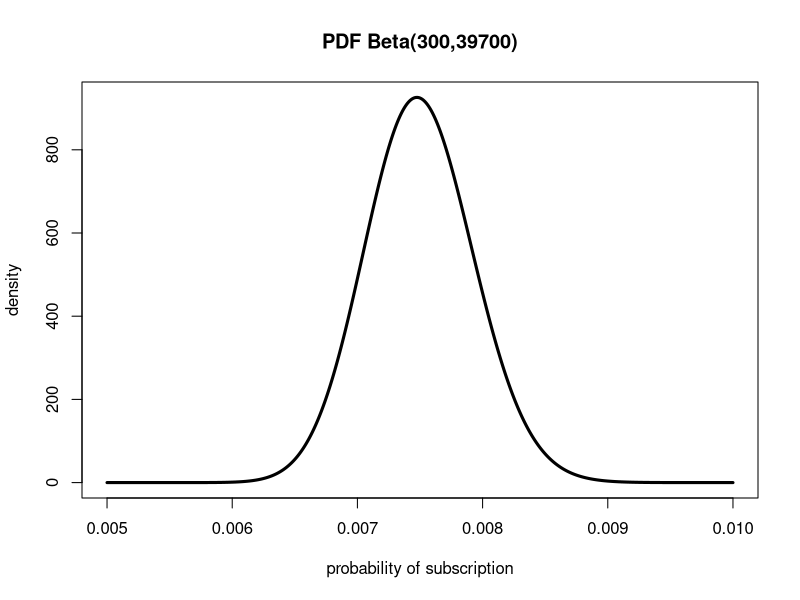
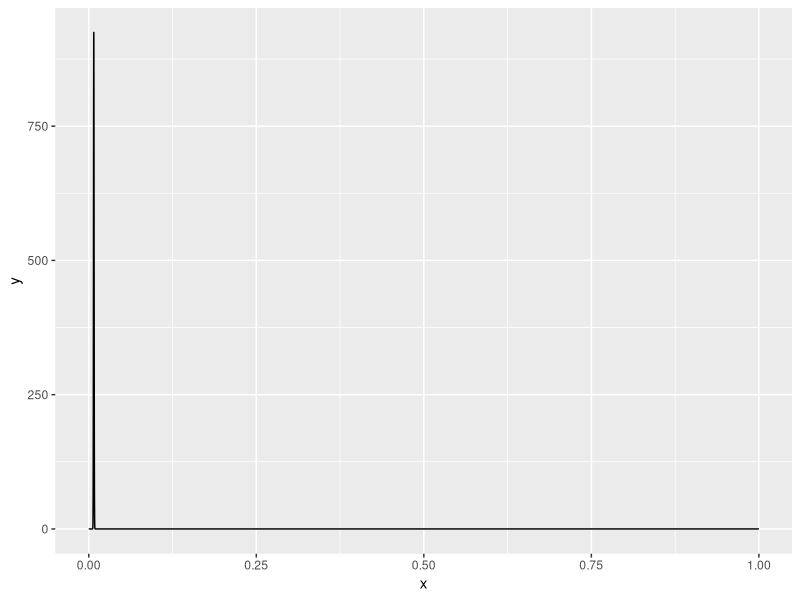
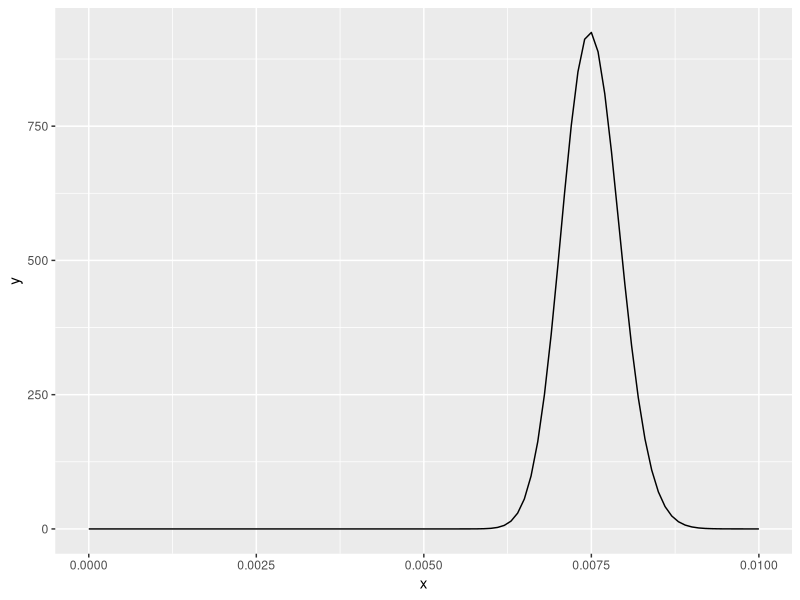
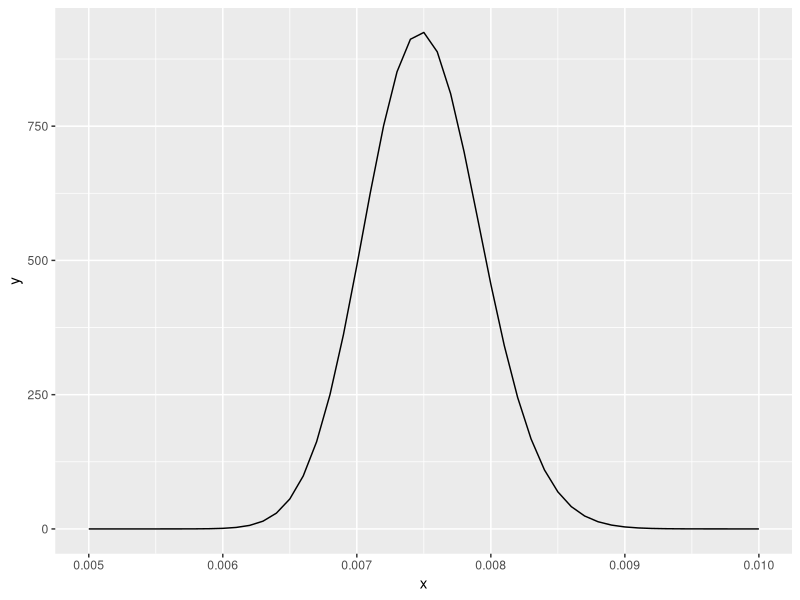
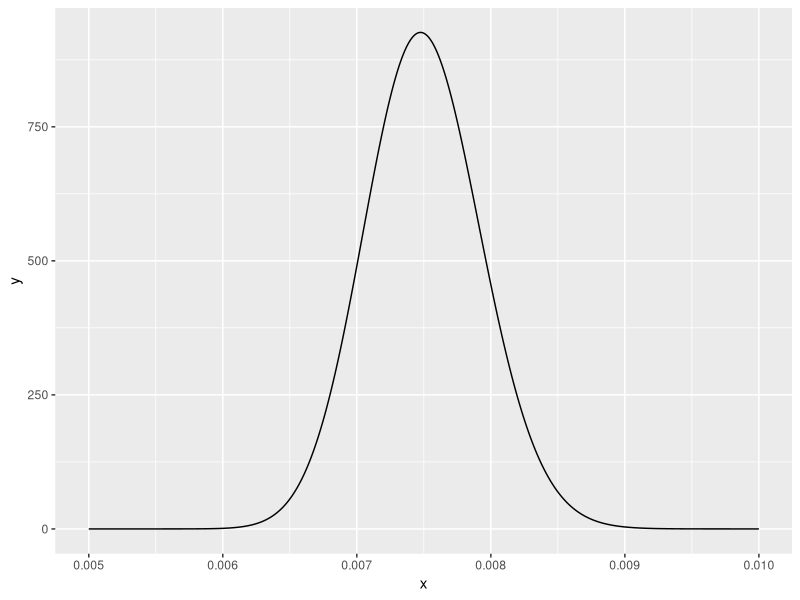
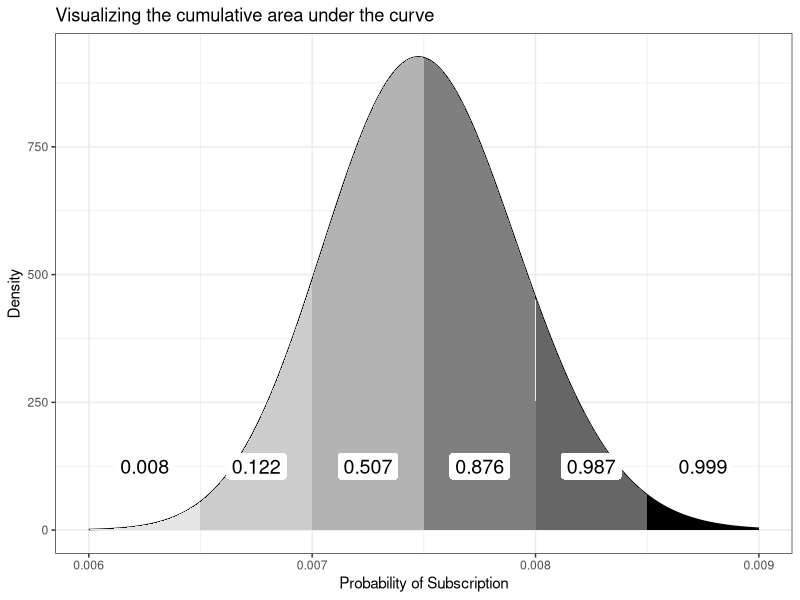
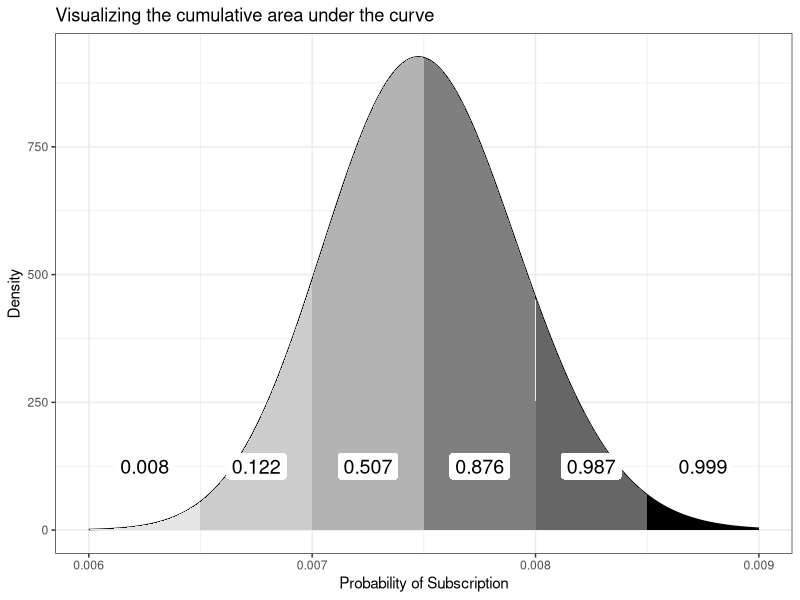
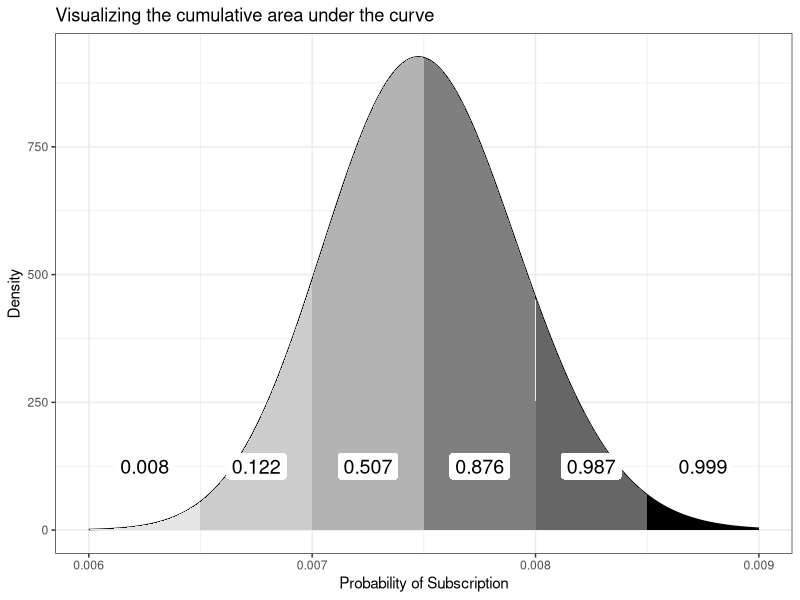

R code for these plots, in order:
## ---- chunk 1
#| label: integrate-higher-lower
#| attr-source: '#lst-integrate-higher-lower lst-cap="How much more likely it is that the true conversion rate is 0.001 higher or lower"'
integrate(function(x)
    dbeta(x, 300, 39700), 0, 0.0065)

integrate(function(x)
    dbeta(x, 300, 39700), 0.0085, 1)
## ---- chunk 2
#| label: integrate-extremes
#| attr-source: '#lst-integrate-extremes lst-cap="How much likelier is one extreme than the other"'
integrate(function(x)
    dbeta(x, 300, 39700), 0.0085, 1)[["value"]] /
integrate(function(x)
    dbeta(x, 300, 39700), 0, 0.0065)[["value"]]
## ---- chunk 3
#| label: draw-pdf-with-base-r
#| attr-source: '#lst-draw-pdf-with-base-r lst-cap="Working with the PDF in base R"'
xs <- seq(0.005, 0.01, by = 0.00001)
xs.all <- seq(0, 1, by = 0.0001)
plot(
    xs,
    dbeta(xs, 300, 40000 - 300),
    type = 'l',
    lwd = 3,
    ylab = "density",
    xlab = "probability of subscription",
    main = "PDF Beta(300,39700)"
)
## ---- chunk 4
#| label: calc-beta-less-0.0065
#| attr-source: '#lst-calc-beta-less-0.0065 lst-cap="Calculate the probability that Beta(300,39700) is less than 0.0065"'

pbeta(0.0065,300,39700)
## ---- chunk 5
#| label: calc-beta-greater-0.0085
#| attr-source: '#lst-calc-beta-greater-0.0085 lst-cap="Calculate the true probability that the conversion rate is greater than 0.0085"'

pbeta(1,300,39700) - pbeta(0.0085,300,39700)
## ---- chunk 6
#| label: calc-beta-3-or-fewer-heads-5-tosses
#| attr-source: '#lst-calc-beta-3-or-fewer-heads-5-tosses lst-cap="Calculate the probability of getting three or fewer heads in five coin tosses"'

pbinom(3, 5, 0.5)
## ---- chunk 7
#| label: qbeta-less-99.9
#| attr-source: '#lst-qbeta-less-99.9 lst-cap="Value that we 99.9 percent certain that the true conversion rate for our emails is less than 0.0089"' 

qbeta(0.999, 300, 39700)
## ---- chunk 8
#| label: get-95-conf-int
#| attr-source: '#lst-get-95-conf-int lst-cap="Calculate the 95% confidence interval"'
glue::glue("The lower bound is {round(qbeta(0.025,300,39700), 7)} and the upper bound is {round(qbeta(0.975,300,39700) ,7)}.")
## ---- chunk 9
#| label: exr-13-2
#| attr-source: '#lst-exr-13-2 lst-cap="Calculate the 99% confidence interval"'

x <-  c(7.8, 9.4, 10.0, 7.9, 9.4, 7.0, 7.0, 7.1, 8.9, 7.4)

glue::glue("The lower bound is {round(qnorm(0.0005,mean(x), sd(x)), 2)} and the upper bound is {round(qnorm(0.9995,mean(x), sd(x)), 2)}.")
## ---- chunk 10
#| label: exr-13-3
#| attr-source: '#lst-exr-13-3 lst-cap="Calculate the 95 percent confidence interval for how many candy bars will be sold"'

glue::glue("The lower bound is {round(qbeta(0.025, 10, 20), 2)}% and the upper bound is {round(qbeta(0.975, 10, 20), 2)}%.")

glue::glue("This means that she will with 95% probability get between 40 * 0.18 = {40 * 0.18} and 40 * 0.51 = {40 * 0.51} candy bars.")

glue::glue("But she can only sell complete bars: Therefore she will sell between {floor(40 * 0.18)} and {floor(40 * 0.51)} candy bars.")

## ---- chunk 11
tibble::tibble(x = seq(0, 1, .0001),
               y = dbeta(x, 300, 39700)) |> 
    ggplot2::ggplot(ggplot2::aes(x = x, y = y)) +
    ggplot2::geom_line()
## ---- chunk 12
tibble::tibble(x = seq(0, 0.01, .0001),
               y = dbeta(x, 300, 39700)) |> 
    ggplot2::ggplot(ggplot2::aes(x = x, y = y)) +
    ggplot2::geom_line()
## ---- chunk 13
tibble::tibble(x = seq(0.005, 0.01, .0001),
               y = dbeta(x, 300, 39700)) |> 
    ggplot2::ggplot(ggplot2::aes(x = x, y = y)) +
    ggplot2::geom_line()
## ---- chunk 14
tibble::tibble(x = seq(0.005, 0.01, .00001),
               y = dbeta(x, 300, 39700)) |> 
    ggplot2::ggplot(ggplot2::aes(x = x, y = y)) +
    ggplot2::geom_line()
## ---- chunk 15
#| label: fig-pb-13-2a
#| fig-cap: "Visualizing the cumulative area under the curve"
#| attr-source: '#lst-fig-pb-13-2a lst-cap="Highlighting the cumulative area under the curve"'
#| out.width: 70%
#| fig.align: center

x_lower <-  seq(0.006, 0.0085, 0.0005)
x_upper <-  seq(0.0065, 0.009, 0.0005)
text_pos <- seq(0.00625, 0.00875, 0.0005)
colors <- c("gray90", "gray80", "gray70", "gray50", "gray40", "black") 

df_13_2 <- 
tibble::tibble(x = seq(0.006, 0.009, length.out = 6000),
               y = dbeta(x, 300, 39700))

ggplot2::ggplot(df_13_2, ggplot2::aes(x = x, y = y)) +
ggplot2::geom_line() +
        ggplot2::geom_area(data = df_13_2 |>
                           dplyr::filter(x >= x_lower[1] & x <  x_upper[1]),
                           fill = colors[1]
                           ) +
        ggplot2::annotate(geom = "label", x = text_pos[1], 
                          size = 5, y = 125, color = "black", fill = "white", label.size = NA,
                          label = round(integrate(function(x) 
                  dbeta(x, 300, 39700), x_lower[1], x_upper[1])[["value"]], 3)) +
    
        ggplot2::geom_area(data = df_13_2 |> 
                           dplyr::filter(x >= x_lower[2] & x <  x_upper[2]),
                           fill = colors[2]
                           ) +
        ggplot2::annotate(geom = "label", x = text_pos[2], size = 5, y = 125, color = "black", fill = "white", label.size = NA,
            label = round(integrate(function(x) 
              dbeta(x, 300, 39700), x_lower[1], x_upper[2])[["value"]], 3)) +

        ggplot2::geom_area(data = df_13_2 |> 
                           dplyr::filter(x >= x_lower[3] & x <  x_upper[3]),
                           fill = colors[3]
                           ) +
        ggplot2::annotate(geom = "label", x = text_pos[3], size = 5, y = 125, color = "black", fill = "white", label.size = NA, 
            label = round(integrate(function(x) 
              dbeta(x, 300, 39700), x_lower[1], x_upper[3])[["value"]], 3)) +

        ggplot2::geom_area(data = df_13_2 |> 
                           dplyr::filter(x >= x_lower[4] & x <  x_upper[4]),
                           fill = colors[4]
                           ) +
        ggplot2::annotate(geom = "label", x = text_pos[4], size = 5, y = 125, color = "black", fill = "white", label.size = NA, 
            label = round(integrate(function(x) 
              dbeta(x, 300, 39700), x_lower[1], x_upper[4])[["value"]], 3)) +

        ggplot2::geom_area(data = df_13_2 |> 
                           dplyr::filter(x >= x_lower[5] & x <  x_upper[5]),
                           fill = colors[5]
                           ) +
        ggplot2::annotate("label", x = text_pos[5], size = 5, y = 125, color = "black", fill = "white", label.size = NA, 
            label = round(integrate(function(x) 
              dbeta(x, 300, 39700), x_lower[1], x_upper[5])[["value"]], 3)) +

        ggplot2::geom_area(data = df_13_2 |> 
                           dplyr::filter(x >= x_lower[6] & x <  x_upper[6]),
                           fill = colors[6]
                           ) +
        ggplot2::annotate(geom = "label", x = text_pos[6], size = 5, y = 125, color = "black", fill = "white", label.size = NA, 
            label = round(integrate(function(x) 
              dbeta(x, 300, 39700), x_lower[1], x_upper[6])[["value"]], 3)) +

ggplot2::theme_bw() +
ggplot2::labs(
    title = "Visualizing the cumulative area under the curve",
    x = "Probability of Subscription",
    y = "Density"
)

## ---- chunk 16
#| label: fig-pb-13-2b
#| fig-cap: "Visualizing the cumulative area under the curve"
#| attr-source: '#lst-fig-pb-13-2b lst-cap="Highlighting the cumulative area under the curve"'
#| out.width: 70%
#| fig.align: center


x_lower <-  seq(0.006, 0.0085, 0.0005)
x_upper <-  seq(0.0065, 0.009, 0.0005)
label_x_pos <- seq(0.00625, 0.00875, 0.0005)
colors <- c("gray90", "gray80", "gray70", "gray50", "gray40", "black") 

cum_rate = 0
for (i in 1:6) {
    cum_rate[i] <- 
    round(integrate(function(x) 
                      dbeta(x, 300, 39700), x_lower[1], x_upper[i])[["value"]], 3) 
}

add_label <- function(x_pos, txt) {
    ggplot2::annotate(
        geom = "label",
        x = x_pos,
        y = 125,
        size = 5,
        label = txt,
        label.size = NA
    )
}


highlight_one_area <- function(df, i) {
        ggplot2::geom_area(data = df |>
                       dplyr::filter(x >= x_lower[i] & x <  x_upper[i]),
                       fill = colors[i])
}



df_13_2 <- 
    tibble::tibble(x = seq(0.006, 0.009, length.out = 6000),
                   y = dbeta(x, 300, 39700)) 


p_13_2 <- 
    ggplot2::ggplot(df_13_2, ggplot2::aes(x = x, y = y)) +
    ggplot2::geom_line() +
    highlight_one_area(df_13_2, 1) +
    highlight_one_area(df_13_2, 2) +
    highlight_one_area(df_13_2, 3) +
    highlight_one_area(df_13_2, 4) +
    highlight_one_area(df_13_2, 5) +
    highlight_one_area(df_13_2, 6) +
    add_label(label_x_pos, cum_rate) +
    ggplot2::theme_bw() +
    ggplot2::labs(
        title = "Visualizing the cumulative area under the curve",
        x = "Probability of Subscription",
        y = "Density"
    )

p_13_2

## ---- chunk 17
#| label: fig-pb-13-2c
#| fig-cap: "Visualizing the cumulative area under the curve"
#| attr-source: '#lst-fig-pb-13-2c lst-cap="Highlighting the cumulative area under the curve"'
#| out.width: 70%
#| fig.align: center

########### Vectors ##############

x_lower <-  seq(0.006, 0.0085, 0.0005)
x_upper <-  seq(0.0065, 0.009, 0.0005)
label_x_pos <- seq(0.00625, 0.00875, 0.0005)
colors <- c("gray90", "gray80", "gray70", "gray50", "gray40", "black") 

########### Functions ############


cum_rate = 0
for (i in 1:6) {
    cum_rate[i] <- 
    round(integrate(function(x) 
                      dbeta(x, 300, 39700), x_lower[1], x_upper[i])[["value"]], 3) 
}

add_label <- function(x_pos, txt) {
    ggplot2::annotate(
        geom = "label",
        x = x_pos,
        y = 125,
        size = 5,
        label = txt,
        label.size = NA
    )
}

highlight_areas <- function(df, i) {
        ggplot2::geom_area(data = df |>
                       dplyr::filter(x >= x_lower[i] & x <  x_upper[i]),
                       fill = colors[i])
}

######### Graph plotting ############

df_13_2 <- 
    tibble::tibble(x = seq(0.006, 0.009, length.out = 6000),
                   y = dbeta(x, 300, 39700)) 

p_13_2 <- 
    ggplot2::ggplot(df_13_2, ggplot2::aes(x = x, y = y)) +
    ggplot2::geom_line() +
    purrr::map(1:6, highlight_areas, df = df_13_2) +
    add_label(label_x_pos, cum_rate) +
    ggplot2::theme_bw() +
    ggplot2::labs(
        title = "Visualizing the cumulative area under the curve",
        x = "Probability of Subscription",
        y = "Density"
    )

p_13_2


## ---- chunk 18
#| label: fig-pb-13-3
#| fig-cap: "Plotting just the cumulative probability from Figure 13-2"
#| attr-source: '#lst-fig-pb-13-3 lst-cap="Plot the cumulative area under the curve"'
#| out.width: 70%
#| fig.align: center

df_13_3 <- 
tibble::tibble(x = seq(0.006, 0.009, 0.0005),
               y = pbeta(x, 300, 39700)) 

    ggplot2::ggplot(df_13_3, ggplot2::aes(x = x, y = y)) +
    ggplot2::geom_point() +
    ggplot2::theme_bw() +
    ggplot2::labs(
        title = "The cumulative distribution function",
        x = "Subscription rate",
        y = "Cumulative Probability"
    )
## ---- chunk 19
#| label: fig-pb-13-4a
#| fig-cap: "The CDF for our problem"
#| attr-source: '#lst-fig-pb-13-4a lst-cap="Plot the Cumulative Distribution Function (CDF)"'
#| out.width: 70%
#| fig.align: center

df_13_4a <- 
tibble::tibble(x = seq(0.005, 0.01, 1e-6),
               y = pbeta(x, 300, 39700)) 

    ggplot2::ggplot(df_13_4a, ggplot2::aes(x = x, y = y)) +
    ggplot2::geom_line() +
    ggplot2::theme_bw() +
    ggplot2::labs(
        title = "The cumulative distribution function",
        x = "Subscription rate",
        y = "Cumulative Probability"
    )
## ---- chunk 20
#| label: fig-pb-13-4b
#| fig-cap: "The ECDF for our problem"
#| attr-source: '#lst-fig-pb-13-4b lst-cap="Plot the Empirical Cumulative Distribution Function (ECDF)"'
#| out.width: 70%
#| fig.align: center

df_13_4b <- 
tibble::tibble(x = seq(0.005, 0.01, 1e-4),
               y = rbeta(x, 300, 39700)) 


ggplot2::ggplot(df_13_4b, ggplot2::aes(y)) +
    ggplot2::stat_ecdf(geom = "step") +
    ggplot2::theme_bw() +
    ggplot2::labs(
        title = "The empirical cumulative distribution function (ECDF)",
        x = "x",
        y = "ECDF"
    )
## ---- chunk 21
#| label: fig-pb-13-4c
#| fig-cap: "The ECDF for our problem"
#| attr-source: '#lst-fig-pb-13-4c lst-cap="Plot the Cumulative Distribution Function (CDF)"'
#| out.width: 70%
#| fig.align: center

df_13_4c <- 
tibble::tibble(x = seq(0.005, 0.01, 1e-4),
               y = rbeta(x, 300, 39700)) 


ggplot2::ggplot(df_13_4c, ggplot2::aes(y)) +
    ggplot2::stat_ecdf(geom = "point") +
    ggplot2::theme_bw() +
    ggplot2::labs(
        title = "The empirical cumulative distribution function (ECDF)",
        x = "x",
        y = "ECDF"
    )
## ---- chunk 22
#| label: fig-pb-13-4d
#| fig-cap: "The ECDF for our problem"
#| attr-source: '#lst-fig-pb-13-4d lst-cap="Plot the Empirical Cumulative Distribution Function (ECDF)"'
#| out.width: 70%
#| fig.align: center

df_13_4d <- 
tibble::tibble(x = seq(0.005, 0.01, 1e-6),
               y = rbeta(x, 300, 39700)) 


ggplot2::ggplot(df_13_4d, ggplot2::aes(y)) +
    ggplot2::stat_ecdf(geom = "step") +
    ggplot2::theme_bw() +
    ggplot2::labs(
        title = "The empirical cumulative distribution function (ECDF)",
        x = "x",
        y = "ECDF"
    )
## ---- chunk 23
#| label: fig-pb-13-5
#| fig-cap: "Estimating the median visually using the CDF"
#| attr-source: '#lst-fig-pb-15 lst-cap="Estimate and display median using the CDF"'
#| out.width: 70%
#| fig.align: center


median_beta <- round(qbeta(0.5, 300, 39700), 5)

df_13_5 <- 
tibble::tibble(x = seq(0.005, 0.01, 1e-6),
               y = pbeta(x, 300, 39700)) 

    ggplot2::ggplot(df_13_5, ggplot2::aes(x = x, y = y)) +
    ggplot2::geom_line() +
    ggplot2::geom_segment(ggplot2::aes(x = 0.005, y = 0.50, 
                          xend = median_beta, yend = 0.50),
                          lineend = "square", linejoin = "bevel", color = "steelblue",
                          size = 0.8, arrow = ggplot2::arrow(length = ggplot2::unit(0.5, "cm"))) +
    ggplot2::geom_segment(ggplot2::aes(x = median_beta, y = 0.50, 
                      xend = median_beta, yend = 0.00),
                      lineend = "square", linejoin = "bevel", color = "steelblue",
                      size = 0.8, arrow = ggplot2::arrow(length = ggplot2::unit(0.5, "cm"))) +
    ggplot2::annotate("text", y = 0.625, x = 0.0087,
                      label = "median = qbeta(0.5, 300, 39700)") +
        ggplot2::annotate("text", y = 0.55, x = 0.0087,
                      label = glue::glue("= {median_beta}")) +
    ggplot2::theme_bw() +
    ggplot2::labs(
        title = "Estimating median",
        x = "Probability of subscription",
        y = "Cumulative Probability"
    )
## ---- chunk 24
#| label: fig-pb-13-6a
#| fig-cap: "Visually performing integration using the CDF: First step"
#| attr-source: '#lst-fig-pb-13-6a lst-cap="Approximate the integration of a range of the CDF: First step"'
#| out.width: 70%
#| fig.align: center

df_13_6 <- 
tibble::tibble(x = seq(0.005, 0.01, 1e-6),
               y = pbeta(x, 300, 39700)) 

    ggplot2::ggplot(df_13_6, ggplot2::aes(x = x, y = y)) +
    ggplot2::geom_line() +
    ggplot2::geom_vline(xintercept = 0.0075, color = "steelblue",
                        linetype = "dashed") +
    ggplot2::geom_vline(xintercept = 0.0085, color = "steelblue",
                        linetype = "dashed") +
    ggplot2::theme_bw() +
    ggplot2::labs(
        title = "Estimating P(x > 0.0075 and x < 0.0085)",
        x = "Probability of subscription",
        y = "Cumulative Probability"
    )
## ---- chunk 25
#| label: fig-pb-13-6b
#| fig-cap: "Visually performing integration using the CDF: Second step"
#| attr-source: '#lst-fig-pb-13-6b lst-cap="Approximate the integration of a range of the CDF: Second step"'
#| out.width: 70%
#| fig.align: center

df_13_6 <- 
tibble::tibble(x = seq(0.005, 0.01, 1e-6),
               y = pbeta(x, 300, 39700)) 

    ggplot2::ggplot(df_13_6, ggplot2::aes(x = x, y = y)) +
    ggplot2::geom_line() +
    ggplot2::geom_vline(xintercept = 0.0075, color = "steelblue",
                        linetype = "dashed") +
    ggplot2::geom_vline(xintercept = 0.0085, color = "steelblue",
                        linetype = "dashed") +

    ggplot2::geom_hline(yintercept = 0.5, color = "steelblue",
                    linetype = "dashed") +
    ggplot2::geom_hline(yintercept = 0.98, color = "orange",
        linetype = "dashed") +
    ggplot2::geom_hline(yintercept = 0.99, color = "steelblue",
            linetype = "dashed") +
    ggplot2::theme_bw() +
    ggplot2::labs(
        title = "Estimating P(x > 0.0075 and x < 0.0085)",
        x = "Probability of subscription",
        y = "Cumulative Probability"
    )
## ---- chunk 26
#| label: fig-pb-13-6c
#| fig-cap: "Visually performing integration using the CDF: Third step"
#| attr-source: '#lst-fig-pb-13-6c lst-cap="Approximate the integration of a range of the CDF: Third step"'
#| out.width: 70%
#| fig.align: center

df_13_6 <- 
tibble::tibble(x = seq(0.005, 0.01, 1e-6),
               y = pbeta(x, 300, 39700)) 

    ggplot2::ggplot(df_13_6, ggplot2::aes(x = x, y = y)) +
    ggplot2::geom_line() +
    ggplot2::geom_segment(
          ggplot2::aes(xend = 0.005, yend = 0.50, 
              x = 0.00750, y = 0.50),
              lineend = "square", linejoin = "bevel", color = "steelblue",
              size = 0.8, arrow = ggplot2::arrow(length = ggplot2::unit(0.5, "cm"))) +
    ggplot2::geom_segment(
          ggplot2::aes(xend = 0.0075, yend = 0.50, 
              x = 0.0075, y = 0.00),
              lineend = "square", linejoin = "bevel", color = "steelblue",
              size = 0.8, arrow = ggplot2::arrow(length = ggplot2::unit(0.5, "cm"))) +

    ggplot2::geom_segment(
          ggplot2::aes(x = 0.0085, y = 0,
              xend = 0.0085, yend = 0.99),
              lineend = "square", linejoin = "bevel", color = "steelblue",
              size = 0.8, arrow = ggplot2::arrow(length = ggplot2::unit(0.5, "cm"))) +
    ggplot2::geom_segment(
          ggplot2::aes(x = 0.0085, y = 0.99,
              xend = 0.005, yend = 0.99),
              lineend = "square", linejoin = "bevel", color = "steelblue",
              size = 0.8, arrow = ggplot2::arrow(length = ggplot2::unit(0.5, "cm"))) +
  
    ggplot2::theme_bw() +
    ggplot2::labs(
        title = "Estimating P(x > 0.0075 and x < 0.0085)",
        x = "Probability of subscription",
        y = "Cumulative Probability"
    )
## ---- chunk 27
#| label: fig-pb-13-6d
#| fig-cap: "Visually performing integration using the CDF: Fourth step"
#| attr-source: '#lst-fig-pb-13-6d lst-cap="Approximate the integration of a range of the CDF: Fourth step"'
#| out.width: 70%
#| fig.align: center

df_13_6 <- 
tibble::tibble(x = seq(0.005, 0.01, 1e-6),
               y = pbeta(x, 300, 39700)) 

    ggplot2::ggplot(df_13_6, ggplot2::aes(x = x, y = y)) +
    ggplot2::geom_line() +
    ggplot2::geom_segment(
          ggplot2::aes(xend = 0.005, yend = 0.50, 
              x = 0.00750, y = 0.50),
              lineend = "square", linejoin = "bevel", color = "steelblue",
              size = 0.8, arrow = ggplot2::arrow(length = ggplot2::unit(0.5, "cm"))) +
    ggplot2::geom_segment(
          ggplot2::aes(xend = 0.0075, yend = 0.50, 
              x = 0.0075, y = 0.00),
              lineend = "square", linejoin = "bevel", color = "steelblue",
              size = 0.8, arrow = ggplot2::arrow(length = ggplot2::unit(0.5, "cm"))) +

    ggplot2::geom_segment(
          ggplot2::aes(x = 0.0085, y = 0,
              xend = 0.0085, yend = 0.99),
              lineend = "square", linejoin = "bevel", color = "steelblue",
              size = 0.8, arrow = ggplot2::arrow(length = ggplot2::unit(0.5, "cm"))) +
    ggplot2::geom_segment(
          ggplot2::aes(x = 0.0085, y = 0.99,
              xend = 0.005, yend = 0.99),
              lineend = "square", linejoin = "bevel", color = "steelblue",
              size = 0.8, arrow = ggplot2::arrow(length = ggplot2::unit(0.5, "cm"))) +
        
    ggplot2::geom_segment(
          ggplot2::aes(x = 0.0055, y = 0.5,
              xend = 0.0055, yend = 0.99),
              lineend = "square", linejoin = "bevel", color = "red",
              size = 0.8, arrow = ggplot2::arrow(length = ggplot2::unit(0.5, "cm"))) +
    ggplot2::geom_segment(
          ggplot2::aes(xend = 0.0055, yend = 0.5,
              x = 0.0055, y = 0.99),
              lineend = "square", linejoin = "bevel", color = "red",
              size = 0.8, arrow = ggplot2::arrow(length = ggplot2::unit(0.5, "cm"))) +
    ggplot2::annotate("text", x = 0.0058, y = 0.75,
                      label = "~ 0.49", color = "red", size = 5) +
  
    ggplot2::theme_bw() +
    ggplot2::labs(
        title = "Estimating P(x > 0.0075 and x < 0.0085)",
        x = "Probability of subscription",
        y = "Cumulative Probability"
    )
## ---- chunk 28
#| label: fig-pb-13-7
#| fig-cap: "Estimating our confidence intervals visually using the CDF"
#| attr-source: '#lst-fig-pb-13-7 lst-cap="Approximate the confidence interval via the CDF"'
#| out.width: 70%
#| fig.align: center

df_13_7 <- 
tibble::tibble(x = seq(0.005, 0.01, 1e-6),
               y = pbeta(x, 300, 39700)) 

    ggplot2::ggplot(df_13_7, ggplot2::aes(x = x, y = y)) +
    ggplot2::geom_line() +
    ggplot2::geom_segment(
          ggplot2::aes(xend = 0.007, yend = 0.125, 
              x = 0.005, y = 0.125),
              lineend = "square", linejoin = "bevel", color = "steelblue",
              size = 0.6, arrow = ggplot2::arrow(length = ggplot2::unit(0.5, "cm"))) +
    ggplot2::geom_segment(
          ggplot2::aes(xend = 0.0080, yend = 0.875, 
              x = 0.005, y = 0.875),
              lineend = "square", linejoin = "bevel", color = "steelblue",
              size = 0.6, arrow = ggplot2::arrow(length = ggplot2::unit(0.5, "cm"))) +

    ggplot2::geom_segment(
          ggplot2::aes(x = 0.007, y = 0.125,
              xend = 0.007, yend = 0.0),
              lineend = "square", linejoin = "bevel", color = "steelblue",
              size = 0.6, arrow = ggplot2::arrow(length = ggplot2::unit(0.5, "cm"))) +
    ggplot2::geom_segment(
          ggplot2::aes(x = 0.008, y = 0.875,
              xend = 0.008, yend = 0.0),
              lineend = "square", linejoin = "bevel", color = "steelblue",
              size = 0.6, arrow = ggplot2::arrow(length = ggplot2::unit(0.5, "cm"))) +

  
    ggplot2::theme_bw() +
    ggplot2::labs(
        title = "Estimating 80% Confidence Interval",
        x = "Probability of subscription",
        y = "Cumulative Probability"
    )
## ---- chunk 29
#| label: fig-pb-13-8
#| fig-cap: "Visually, the quantile function is just a rotation of the CDF."
#| attr-source: '#lst-fig-pb-13-8 lst-cap="Plot the quantile function"'
#| out.width: 70%
#| fig.align: center

df_13_8 <- 
tibble::tibble(x = seq(0, 1, 1e-4),
               y = qbeta(x, 300, 39700)) 

    ggplot2::ggplot(df_13_8, ggplot2::aes(x = x, y = y)) +
    ggplot2::ylim(0.006, 0.009) +
    ggplot2::geom_line() +
    ggplot2::theme_bw() +
    ggplot2::labs(
        title = "Quantile Function Beta(300, 39700)",
        x = "Subscription rate",
        y = "Cumulative Probability"
    )
